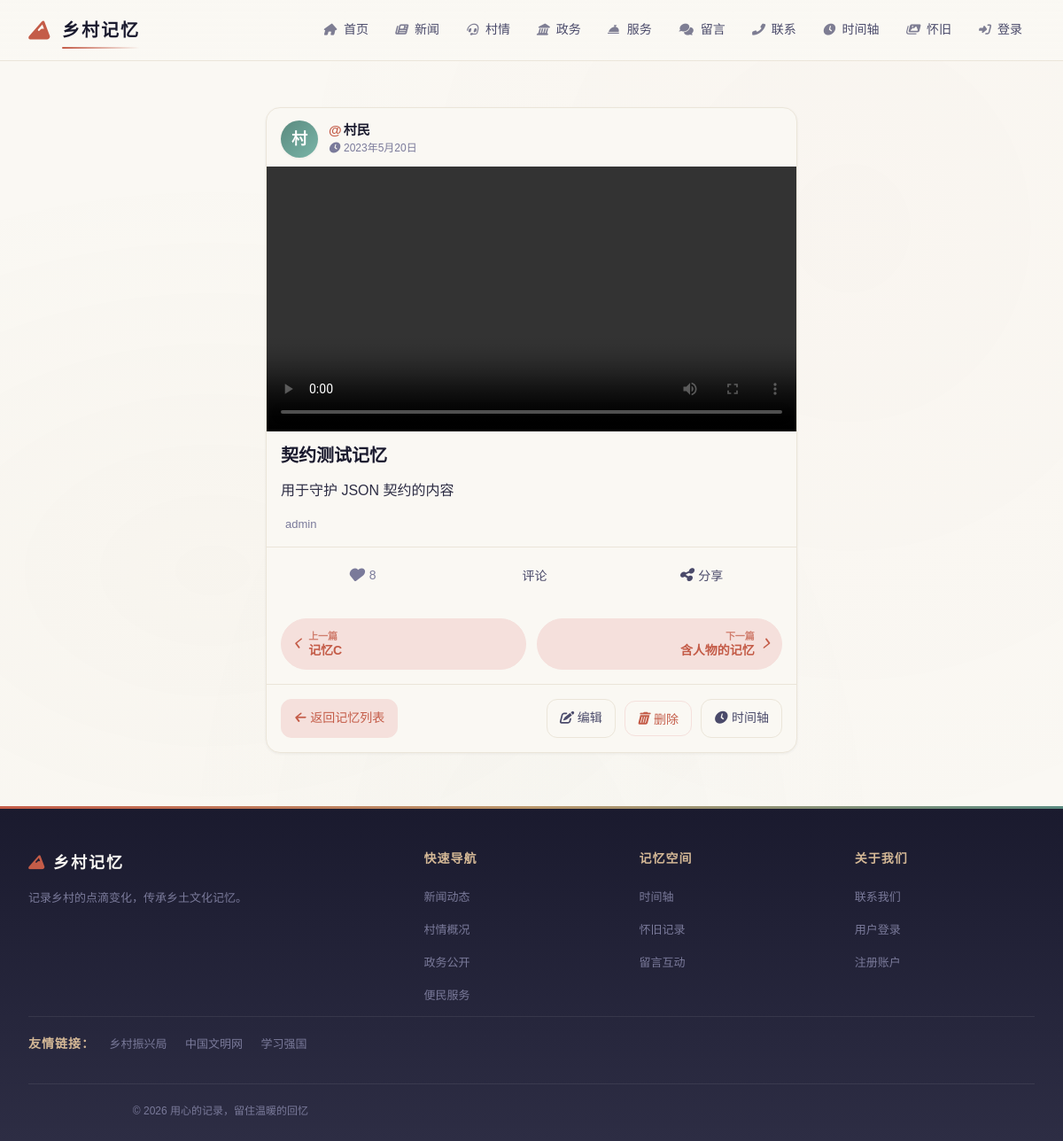
/memories/4, run on the app's committed database.
### models.py (models this page shows, shortened)
class SiteConfig(db.Model):
    __tablename__ = "site_config"
    id = db.Column(db.Integer, primary_key=True)
    site_title = db.Column(db.String(100), default="乡村记忆")  # 站点标题
    site_slogan = db.Column(db.Text, default="")  # 站点副标题/标语
    logo_url = db.Column(db.String(255), default="")  # 图片 Logo 访问 URL
    logo_name = db.Column(db.String(100), default="乡村记忆")  # 文字 Logo 名称
    logo_icon = db.Column(db.String(50), default="fas fa-mountain")  # 文字 Logo 图标
    nav_menu = db.Column(db.Text, default="[]")  # 导航菜单 JSON
    footer_brand = db.Column(db.Text, default="")  # 页脚品牌名
    footer_about = db.Column(db.Text, default="")  # 页脚简介文案
    footer_links = db.Column(db.Text, default="[]")  # 页脚链接分组 JSON
    footer_copyright = db.Column(db.Text, default="")  # 版权后缀（不含年份）
    quick_links = db.Column(db.Text, default="[]")  # 首页快速入口 JSON
    home_stats = db.Column(db.Text, default="{}")  # 首页/村情统计 JSON
    about_content = db.Column(db.Text, default="")  # 关于我们页正文（富文本）
    hero_subtitle = db.Column(
        db.Text, default="生态宜居 · 产业兴旺 · 乡风文明"
    )  # 封面副标题
    hero_title = db.Column(db.Text, default="美丽乡村")  # 封面主标题（Hero 悬浮文字，后台可配）
    stat_labels = db.Column(db.Text, default="{}")  # KPI 标签 JSON: {population,area,output,satisfaction}
    intro_title = db.Column(db.Text, default="关于我们的村庄")  # 「关于我们的村庄」区块标题
    intro_subtitle = db.Column(db.Text, default="山水田园间，品味乡村魅力")  # 「关于我们的村庄」副文案
    features_title = db.Column(db.Text, default="乡村特色")  # 「乡村特色」区块标题
    features_subtitle = db.Column(db.Text, default="生态、生产、生活融合发展")  # 「乡村特色」副文案
    village_info_title = db.Column(db.Text, default="村庄信息")  # 「村庄信息」区块标题（P1）
    updated_at = db.Column(
        db.DateTime, default=datetime.utcnow, onupdate=datetime.utcnow
    )
    @classmethod
    def get(cls):
        try:
            row = cls.query.first()
        except Exception:
            row = None
        if row is None:
            row = cls(id=1, **cls.default_values())
        return row
    @property
    def nav_items(self):
        try:
            items = json.loads(self.nav_menu) if self.nav_menu else []
        except (json.JSONDecodeError, TypeError):
            items = []
        if not isinstance(items, list):
            items = []
        items = [i for i in items if i.get("is_active", True)]
        items.sort(key=lambda x: x.get("sort_order", 0))
        return items
    @property
    def footer_link_groups(self):
        try:
            groups = json.loads(self.footer_links) if self.footer_links else []
        except (json.JSONDecodeError, TypeError):
            groups = []
        return groups if isinstance(groups, list) else []

class Memory(db.Model):
    __tablename__ = "memories"
    id = db.Column(db.Integer, primary_key=True)
    title = db.Column(db.String(200), nullable=False)
    author_id = db.Column(db.Integer, db.ForeignKey("users.id"))
    content = db.Column(db.Text)
    reflection = db.Column(db.Text)
    memory_type = db.Column(db.String(20), default="text")
    date_recorded = db.Column(db.Date, default=lambda: datetime.utcnow().date())
    photo_urls = db.Column(db.Text, default="[]")
    video_urls = db.Column(db.Text, default="[]")
    audio_url = db.Column(db.String(500))
    audio_duration = db.Column(db.String(50))
    thumbnail = db.Column(db.String(500))
    people_involved = db.Column(db.Text, default="[]")
    locations = db.Column(db.Text, default="[]")
    tags = db.Column(db.Text, default="[]")
    is_public = db.Column(db.Boolean, default=True)
    create_time = db.Column(db.DateTime, default=datetime.utcnow)
    update_time = db.Column(
        db.DateTime, default=datetime.utcnow, onupdate=datetime.utcnow
    )
    def get_photos(self):
        return _json_list(self.photo_urls)
    def get_videos(self):
        return _json_list(self.video_urls)
    def get_tags(self):
        return _json_list(self.tags)
    def get_people(self):
        return _json_list(self.people_involved)
    def get_locations(self):
        return _json_list(self.locations)

class User(db.Model):
    __tablename__ = "users"
    id = db.Column(db.Integer, primary_key=True)
    username = db.Column(db.String(80), unique=True, nullable=False)
    password_hash = db.Column(db.String(255))
    role = db.Column(db.String(20), default="user")
    create_time = db.Column(db.DateTime, default=datetime.utcnow)
    messages = db.relationship("Message", backref="user", lazy=True)
    replies = db.relationship(
        "Reply", backref="admin", foreign_keys="Reply.admin_id", lazy=True
    )
    memories = db.relationship("Memory", backref="author", lazy=True)

class FriendLink(db.Model):
    __tablename__ = "friend_links"
    id = db.Column(db.Integer, primary_key=True)
    name = db.Column(db.String(100), nullable=False)  # 链接名称
    url = db.Column(db.String(255), default="")  # 跳转地址
    logo_url = db.Column(db.String(255), default="")  # 站点图标（可选）
    description = db.Column(db.Text, default="")  # 备注
    sort_order = db.Column(db.Integer, default=0)  # 排序
    is_active = db.Column(db.Boolean, default=True)  # 是否展示
    created_at = db.Column(db.DateTime, default=datetime.utcnow)

### routes/memories.py (the view)
@memories_bp.route("/memories/<int:mid>")
def memory_detail_page(mid):
    memory = Memory.query.get_or_404(mid)
    memory_data = {
        "id": memory.id,
        "title": memory.title,
        "content": memory.content,
        "date": str(memory.date_recorded) if memory.date_recorded else "",
        "type": memory.memory_type,
        "people": ", ".join(memory.get_people()) if memory.get_people() else "",
        "people_list": _resolve_people_list(
            memory.get_people(), {p.name: p.id for p in People.query.all()}
        ),
        "locations": memory.get_locations(),
        "feeling": memory.reflection,
        "photo_urls_list": memory.get_photos(),
        "video_urls_list": memory.get_videos(),
        "audio_url": memory.audio_url,
        "author": memory.author.username if memory.author else None,
        "tags": memory.get_tags(),
        "create_time": memory.create_time.isoformat() if memory.create_time else None,
    }
    prev_memory = Memory.query.filter(Memory.id < mid).order_by(
        Memory.id.desc()
    ).first()
    next_memory = Memory.query.filter(Memory.id > mid).order_by(
        Memory.id.asc()
    ).first()
    prev_data = (
        {"id": prev_memory.id, "title": prev_memory.title}
        if prev_memory
        else None
    )
    next_data = (
        {"id": next_memory.id, "title": next_memory.title}
        if next_memory
        else None
    )
    return render_template(
        "memory_detail.html", memory=memory_data, prev=prev_data, next=next_data
    )

### models.py (called while the page is built)
def _json_list(text):
    try:
        result = json.loads(text)
    except (json.JSONDecodeError, TypeError):
        return []
    return result if isinstance(result, list) else []

### routes/memories.py (called while the page is built)
def _resolve_people_list(names, pid_map):
    result = []
    for name in names or []:
        if not name:
            continue
        result.append({"name": name, "pid": pid_map.get(name)})
    return result

### templates/memory_detail.html (shortened to what this page needs)
{% extends "base.html" %}
{% block content %}
{% set nick = (memory.people_list[0].name if memory.people_list else '村民') %}
{% set like_seed = (memory.id * 13 % 47) + 3 %}
{% set raw_date = memory.date if memory.date else (memory.create_time[:10] if memory.create_time else '') %}
{% if raw_date and raw_date|length >= 10 %}
  {% set time_text = raw_date[0:4] ~ '年' ~ raw_date[5:7]|int ~ '月' ~ raw_date[8:10]|int ~ '日' %}
{% else %}
  {% set time_text = '时光深处' %}
{% endif %}
<section class="memfeed md-page">
  <article class="feed-card md-card">
    <div class="feed-card-head">
      <div class="feed-avatar">{{ nick[0] }}</div>
      <div class="feed-id">
        <span class="feed-nick"><span class="md-at">@</span>{{ nick }}</span>
        <span class="feed-time">
          <i class="far fa-clock"></i> {{ time_text }}
        </span>
      </div>
    </div>
    <div class="feed-media-wrap">
      {% if memory.video_urls_list %}
      <div class="feed-media feed-media--video">
        {% for v in memory.video_urls_list %}
        <video class="memVideo" src="{{ v }}" controls preload="metadata"></video>
        {% endfor %}
      </div>
      {% elif memory.photo_urls_list | length == 1 %}
      <div class="feed-media feed-media--single">
        <img src="{{ memory.photo_urls_list[0] }}" alt="{{ memory.title or '记忆图片' }}" />
      </div>
      {% elif memory.photo_urls_list | length > 1 %}
      <div class="feed-grid">
        {% for url in memory.photo_urls_list[:9] %}
        <div class="feed-grid-item"><img src="{{ url }}" alt="" loading="lazy" /></div>
        {% endfor %}
      </div>
      {% endif %}
    </div>
    <div class="feed-body">
      {% if memory.title %}<div class="md-title">{{ memory.title }}</div>{% endif %}
      {% if memory.content %}<div class="feed-content">{{ memory.content | safe }}</div>{% endif %}
      <div class="feed-meta">
        {% if memory.author %}
        <span class="feed-people"> {{ memory.author }}</span>
        {% endif %}
      </div>
    </div>
    <div class="feed-actions">
      <button type="button" class="feed-act like-btn" data-count="{{ like_seed }}" aria-pressed="false">
        <i class="far fa-heart"></i><span class="like-count">{{ like_seed }}</span>
      </button>
      <button type="button" class="feed-act md-comment">
        <span>评论</span>
      </button>
      <button type="button" class="feed-act share-btn" data-id="{{ memory.id }}">
        <i class="fas fa-share-alt"></i><span>分享</span>
      </button>
    </div>
    <div class="md-nav">
      {% if prev %}
      <a class="md-nav-btn md-nav-prev" href="/memories/{{ prev.id }}" aria-label="上一篇：{{ prev.title }}">
        <i class="fas fa-chevron-left"></i>
        <span class="md-nav-txt">
          <span class="md-nav-label">上一篇</span>
          <span class="md-nav-title">{{ prev.title }}</span>
        </span>
      </a>
      {% endif %}
      {% if next %}
      <a class="md-nav-btn md-nav-next" href="/memories/{{ next.id }}" aria-label="下一篇：{{ next.title }}">
        <span class="md-nav-txt">
          <span class="md-nav-label">下一篇</span>
          <span class="md-nav-title">{{ next.title }}</span>
        </span>
        <i class="fas fa-chevron-right"></i>
      </a>
      {% endif %}
    </div>
    <div class="md-foot">
      <a class="md-foot-btn md-back" href="/memories"><i class="fas fa-arrow-left"></i> 返回记忆列表</a>
      <a class="md-foot-btn" href="/memories/{{ memory.id }}/edit"><i class="fas fa-edit"></i> 编辑</a>
      <button type="button" class="md-foot-btn md-del" onclick="deleteMemory({{ memory.id }})"><i class="fas fa-trash"></i> 删除</button>
      <a class="md-foot-btn" href="/timeline"><i class="fas fa-clock"></i> 时间轴</a>
    </div>
  </article>
</section>
{% endblock %}

### templates/base.html (shortened to what this page needs)
<!doctype html>
<html lang="zh-CN">
  <head>
    <link
      rel="stylesheet"
      href="{{ url_for('static', filename='font-awesome/css/all.min.css') }}"
    />
    <link rel="stylesheet" href="/static/css/style.css" />
  </head>
  <body class="{% if request.path.startswith('/admin') %}is-admin{% endif %}">
    <header class="site-header">
      <div class="header-inner">
        <a href="/" class="logo-area">
          {% if site_config and site_config.logo_url %}
          <img src="{{ site_config.logo_url }}" alt="{{ site_config.logo_name or 'logo' }}" style="height: 28px; border-radius: 6px;" />
          {% else %}
          <i class="{{ site_config.logo_icon if site_config and site_config.logo_icon else 'fas fa-mountain' }}"></i>
          <span>{{ site_config.logo_name if site_config and site_config.logo_name else '乡村记忆' }}</span>
          {% endif %}
        </a>
        <ul class="nav-links" id="navLinks">
          {% if site_config %}
          {% for item in site_config.nav_items %}
          <li>
            <a href="{{ item.url }}"><i class="{{ item.icon or 'fas fa-circle' }}"></i> {{ item.label }}</a>
          </li>
          {% endfor %}
          {% endif %}
          {% if session['user'] %}
          <li>
            <a href="/logout"><i class="fas fa-sign-out-alt"></i> 退出</a>
          </li>
          {% else %}
          <li>
            <a href="/login"><i class="fas fa-sign-in-alt"></i> 登录</a>
          </li>
          {% endif %}
        </ul>
      </div>
    </header>
    <main class="container">
       {% block content %}{% endblock %}
    </main>
    <footer>
      <div class="footer-inner">
        <div>
          <div class="footer-brand">
            {% if site_config and site_config.logo_icon %}<i class="{{ site_config.logo_icon }}" style="margin-right: 8px; color: var(--cinnabar)"></i>{% endif %}{{ site_config.footer_brand if site_config and site_config.footer_brand else '乡村记忆' }}
          </div>
          <p class="footer-desc">
            {{ site_config.footer_about if site_config and site_config.footer_about else '记录乡村的点滴变化，传承乡土文化记忆。<br />让每一份乡愁都有处安放，让每一个故事都被铭记。' }}
          </p>
        </div>
        {% for group in (site_config.footer_link_groups if site_config else []) %}
        <div>
          <div class="footer-title">{{ group.title }}</div>
          <ul class="footer-links">
            {% for link in group.links %}
            <li><a href="{{ link.url }}">{{ link.label }}</a></li>
            {% endfor %}
          </ul>
        </div>
        {% endfor %}
      </div>
      {% if friend_links %}
      <div class="footer-friends" style="border-top: 1px solid rgba(255, 255, 255, 0.08); padding-top: 16px; margin-bottom: 8px;">
        <span class="footer-title" style="margin-right: 12px;">友情链接：</span>
        {% for fl in friend_links %}
        <a href="{{ fl.url }}" target="_blank" rel="noopener noreferrer" style="margin-right: 16px; color: var(--ink-muted); font-size: 13px;">{{ fl.name }}</a>
        {% endfor %}
      </div>
      {% endif %}
      <div class="footer-bottom">
        <p>&copy; {{ now.year }} {{ site_config.footer_copyright if site_config and site_config.footer_copyright else '乡村记忆系统 | 用心的记录，留住温暖的回忆' }}</p>
      </div>
    </footer>
  </body>
</html>

### static/css/style.css (style rules this page uses)
:root { --cinnabar: #c45c48; --cinnabar-light: #d97b6a; --cinnabar-pale: #f5e0dc; --jade: #5a8a7f; --jade-light: #7ab5a8; --jade-pale: #e0f0ec; --gold: #b8956a; --gold-light: #d4b896; --gold-pale: #f5efe6; --ink-dark: #1a1a2e; --ink: #2d2d44; --ink-light: #4a4a6a; --ink-muted: #7a7a9a; --paper: #faf8f3; --paper-warm: #f5f0e8; --paper-deep: #ebe5d9; --shadow-sm: 0 1px 3px rgba(26, 26, 46, 0.06); --shadow-md: 0 4px 16px rgba(26, 26, 46, 0.08); --shadow-lg: 0 8px 32px rgba(26, 26, 46, 0.1); --shadow-xl: 0 16px 48px rgba(26, 26, 46, 0.12); --font-display: "Noto Serif SC", "Source Han Serif SC", serif; --font-body: "Noto Sans SC", "PingFang SC", "Microsoft YaHei", sans-serif; --font-mono: "JetBrains Mono", "Fira Code", monospace; --radius-sm: 8px; --radius-md: 12px; --radius-lg: 16px; --radius-xl: 20px; --radius-full: 9999px; --space-1: 4px; --space-2: 8px; --space-3: 12px; --space-4: 16px; --space-5: 20px; --space-6: 24px; --space-8: 32px; --space-10: 40px; --space-12: 48px; --space-16: 64px; --ease-out: cubic-bezier(0.16, 1, 0.3, 1); --ease-in-out: cubic-bezier(0.65, 0, 0.35, 1); --duration-fast: 150ms; --duration-normal: 250ms; --duration-slow: 400ms; }
*, *::before, *::after { box-sizing: border-box; margin: 0; padding: 0; }
html { font-size: 16px; -webkit-font-smoothing: antialiased; -moz-osx-font-smoothing: grayscale; }
body { font-family: var(--font-body); background: var(--paper); color: var(--ink); line-height: 1.7; min-height: 100vh; display: flex; flex-direction: column; }
a { color: var(--cinnabar); text-decoration: none; transition: color var(--duration-fast) var(--ease-out); }
p { max-width: 65ch; }
.container { max-width: 1280px; margin: 0 auto; padding: var(--space-8) var(--space-6); width: 100%; flex: 1; }

### data on the page
SiteConfig: logo_name "乡村记忆", footer_brand "乡村记忆", footer_about "记录乡村的点滴变化，传承乡土文化记忆。", footer_copyright "用心的记录，留住温暖的回忆"
Memory: title "契约测试记忆", content "用于守护 JSON 契约的内容"
User: author "admin"
Memory: title "记忆C"
Memory: title "含人物的记忆"
FriendLink: name "乡村振兴局"
FriendLink: name "中国文明网"
FriendLink: name "学习强国"

### other printed values
{{ item.label }} "首页" "新闻" "村情" "政务" "服务" "留言" "联系" "时间轴" "怀旧"
{{ nick[0] }} "村"
{{ nick }} "村民"
{{ time_text }} "2023年5月20日"
{{ like_seed }} "8"
{{ group.title }} "快速导航" "记忆空间" "关于我们"
{{ link.label }} "新闻动态" "村情概况" "政务公开" "便民服务" "时间轴" "怀旧记录" "留言互动" "联系我们" "用户登录" "注册账户"
